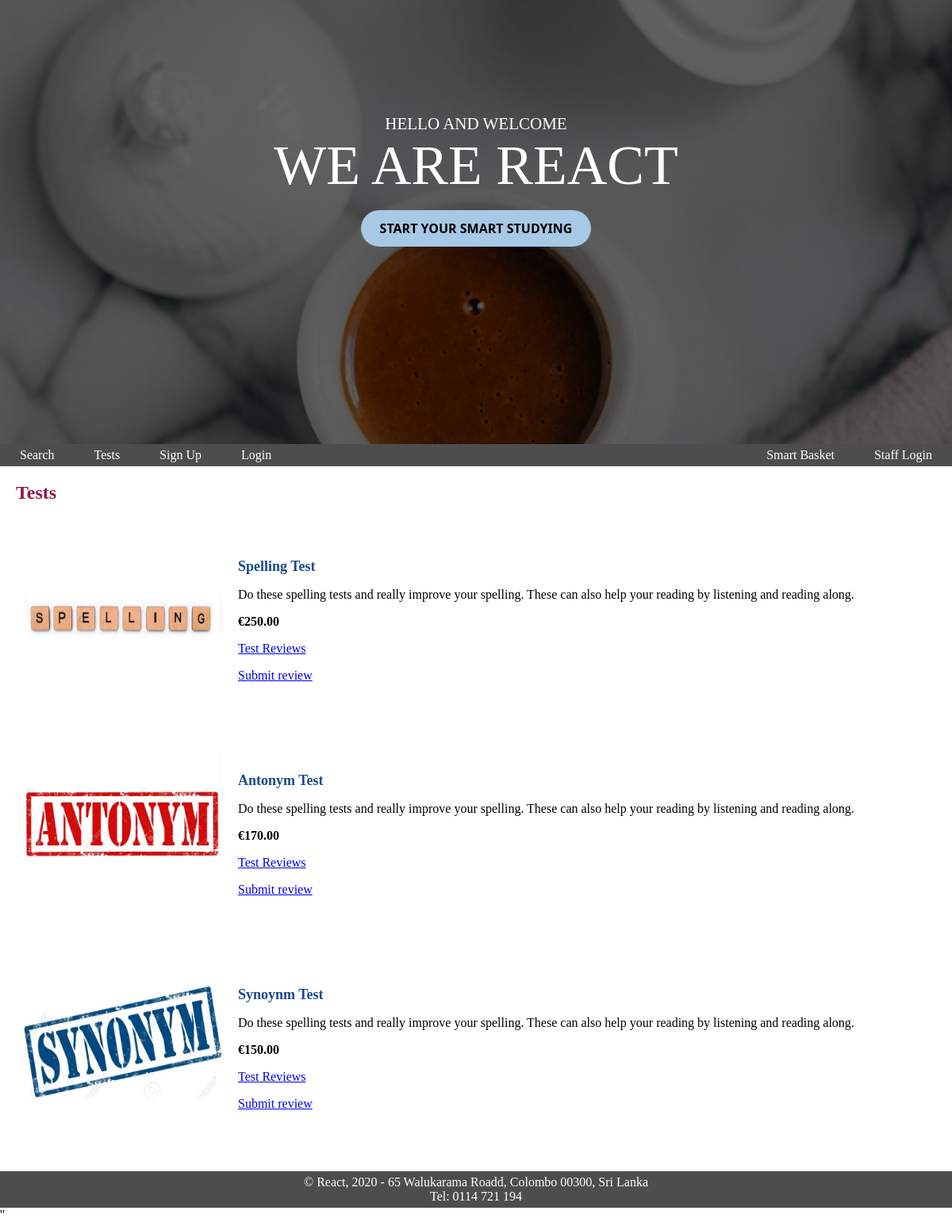
/products.php, run on the app's committed database.
### tables this page shows
CREATE TABLE IF NOT EXISTS tests (
    testId INT(4) NOT NULL AUTO_INCREMENT,
    testName VARCHAR(30) NOT NULL,
    testPicNameSmall VARCHAR(100) NOT NULL,
    testPicNameLarge VARCHAR(100) NOT NULL,
    testDescripShort VARCHAR(1000) NULL,
    testDescripLong VARCHAR(3000) NULL,
    testPrice DECIMAL(6, 2) NOT NULL,
    CONSTRAINT proid_product_pk PRIMARY KEY (testId),
    CONSTRAINT prodname_product_unique UNIQUE (testName)
  );

### products.php (the view, shortened to what this page needs)
<?php
include("db.php");
echo "<link rel=stylesheet type=text/css href=mystylesheet.css>";
$pagename = "Tests";
echo "<body>";
include("detectlogin.php");
echo "<h4>" . $pagename . "</h4>";
if (isset($_GET['searchValue']) && isset($_GET['searchBy']) && isset( $_GET['sortBy']) && isset($_GET['searchType'])) {
    $searchValue = $_GET['searchValue'];
    $searchCategory = $_GET['searchBy'];
    $sortOrder = $_GET['sortBy'];
    $searchType = $_GET['searchType'];
    if ($searchType == 'exact') {
        $SQL = "SELECT `testId`, `testName`, `testPicNameSmall`, `testPicNameLarge`, `testDescripShort`, `testDescripLong`, `testPrice` FROM `tests` WHERE ".$searchCategory."=".$searchValue." ";
        $exeSQL = mysqli_query($conn, $SQL) or die(mysqli_error($conn));
        echo "<table style='border: 0px'>";
        while ($arrayp = mysqli_fetch_array($exeSQL)) {
            if ($arrayp == null) {
                echo "<p><h5>No tests available!</h5>";
            } else {
                echo "<tr>";
                echo "<td style='border: 0px'>";
                echo "<a href=prodbuy.php?u_prod_id=" . $arrayp['testId'] . "&view=yes>";
                echo "<img src=images/" .$arrayp['testPicNameSmall']. " height=250 width=250>";
                echo "</a>";
                echo "</td>";
                echo "<td style='border: 0px'>";
                echo "<p><h5>" . $arrayp['testName'] . "</h5>";
                echo "<p>" . $arrayp['testDescripShort'];
                echo "<p><b>&euro;" . $arrayp['testPrice'] . "</b>";
                echo "<p><a href=ratings.php?u_prodid=" . $arrayp['testId'] . ">Test Reviews</a></p>";
                echo "<p><a href=rating_form.php?u_prodid=" . $arrayp['testId'] . ">Submit review</a></p>";
                echo "</td>";
                echo "</tr>";
            }
        }
        echo "</table>";
    }else{
        $SQL = "SELECT `testId`, `testName`, `testPicNameSmall`, `testPicNameLarge`, `testDescripShort`, `testDescripLong`, `testPrice` FROM `tests` WHERE ".$searchCategory." LIKE '%".$searchValue."%'";
        $exeSQL = mysqli_query($conn, $SQL) or die(mysqli_error($conn));
        echo "<table style='border 0px'>";
        while ($arrayp = mysqli_fetch_array($exeSQL)) {
            if ($arrayp == null) {
                echo "<p><h5>No tests available!</h5>";
            } else{
                echo "<tr>";
                echo "<td style='border: 0px'>";
                echo "<a href=prodbuy.php?u_prod_id=" . $arrayp['testId'] . "&view=yes>";
                echo "<img src=images/" .$arrayp['testPicNameSmall']. " height=250 width=250>";
                echo "</a>";
                echo "</td>";
                echo "<td style='border: 0px'>";
                echo "<p><h5>" . $arrayp['testName'] . "</h5>";
                echo "<p>" . $arrayp['testDescripShort'];
                echo "<p><b>&euro;" . $arrayp['testPrice'] . "</b>";
                echo "<p><a href=ratings.php?u_prodid=" . $arrayp['testId'] . ">Test Reviews</a></p>";
                echo "<p><a href=rating_form.php?u_prodid=" . $arrayp['testId'] . ">Submit review</a></p>";
                echo "</td>";
                echo "</tr>";
            }
        }
    }
        echo "</table>";
} else {
    $SQL = "select testId, testName, testPicNameSmall, testDescripShort, testPrice from tests";
    $exeSQL = mysqli_query($conn, $SQL) or die(mysqli_error($conn));
    echo "<table style='border: 0px'>";
    while ($arrayp = mysqli_fetch_array($exeSQL)) {
            echo "<tr>";
                echo "<td style='border: 0px'>";
                echo "<a href=prodbuy.php?u_prod_id=" . $arrayp['testId'] . "&view=yes>";
                echo "<img src=images/" .$arrayp['testPicNameSmall']. " height=250 width=250>";
                echo "</a>";
                echo "</td>";
                echo "<td style='border: 0px'>";
                echo "<p><h5>" . $arrayp['testName'] . "</h5>";
                echo "<p>" . $arrayp['testDescripShort'];
                echo "<p><b>&euro;" . $arrayp['testPrice'] . "</b>";
                echo "<p><a href=ratings.php?u_prodid=" . $arrayp['testId'] . ">Test Reviews</a></p>";
                echo "<p><a href=rating_form.php?u_prodid=" . $arrayp['testId'] . ">Submit review</a></p>";
                echo "</td>";
                echo "</tr>";
    }
    echo "</table>";
}
echo "</body>";
?>''

### detectlogin.php (shortened to what this page needs)
<?php
echo "<link rel=stylesheet type=text/css href=mystylesheet.css>";

### mystylesheet.css (style rules this page uses)
body { background-image: url("background_img.png"); }
#navigation { float: left; width: 100%; background: #4d4d4d; }
#navigation ul { margin: 0; padding: 0; }
#navigation ul li { list-style-type: none; display: inline; }
#navigation li a { display: block; float: left; padding: 5px 25px; color: #FFF; text-decoration: none; border-right: 0px solid#fff; }
#content { clear: left; padding: 20px; }
#content h4 { color:#8d194a; font-size: 24; margin: 0 0 .5em; }
#content h5 { color:#194a8d; font-size: 18; margin: 0 0 .5em; }
#footer { background:#4d4d4d; text-align: center; padding: 5px; color: #fff; }
table, th, td { border-collapse: collapse; border: 2px solid #4a8d19; }
td { padding:10px; text-align:left; color:#000000; }
html, body { height: 100vh; width: 100%; background-image: url("background_img.png"); padding: 0; margin: 0; }
.background { position: relative; text-align: center; color: white; height: 70%; width: 100%; background-image: url(./images/homepage.jpg); background-size: cover; overflow: hidden; background-repeat: no-repeat; background-attachment: fixed; }
.background-layer { background: rgba(0, 0, 0, 0.6); height: 100%; }
.brandname { position: absolute; color: #000000; text-align: center; font-family: Teen, Futura; color: #fff; margin-top: 0%; font-size: 70px; width: 100%; }
.brandtext { font-size: 21px; margin: 0%; text-align: center; padding: 12% 10% 0% 10%; font-family: grotesk, Futura; font-weight: normal; color: #fff; }
.button { border: none; color: black; border-radius: 30px; padding: 1% 2%; text-align: center; text-decoration: none; display: inline-block; font-size: 16px; margin-top: 8%; cursor: pointer; transition-duration: 0.4s; font-family: "Segoe UI", Tahoma, Geneva, Verdana, sans-serif; font-weight: bold; }
.brand-button { background: #a7c8e6; }

### data on the page
tests: testPicNameSmall (picture), testName "Spelling Test", testDescripShort "Do these spelling tests and really improve your spelling. These can also help your reading by listening and reading along.", testPrice "250.00"
tests: testPicNameSmall (picture), testName "Antonym Test", testDescripShort "Do these spelling tests and really improve your spelling. These can also help your reading by listening and reading along.", testPrice "170.00"
tests: testPicNameSmall (picture), testName "Synoynm Test", testDescripShort "Do these spelling tests and really improve your spelling. These can also help your reading by listening and reading along.", testPrice "150.00"

### other printed values
$pagename "Tests"
